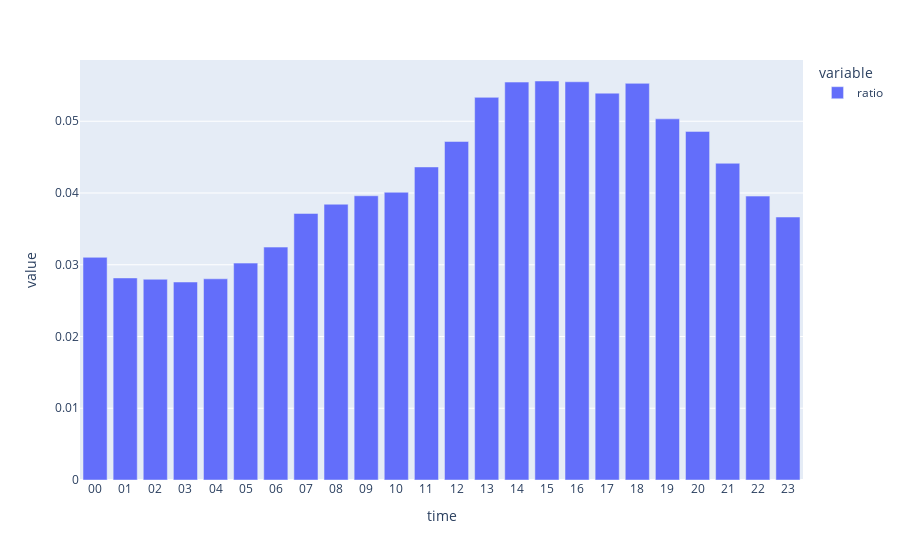

This figure's notebook cell:
### Code cell
df = psdf.set_index("time")[["ratio"]].sort_index()
df.plot.bar()

### Figure 1 — Plotly figure (JSON) as saved in the notebook; plotly's stock layout.template omitted (floating-point values rounded to 4 significant figures)
{"data": [{"hovertemplate": "variable=ratio<br>time=%{x}<br>value=%{y}<extra></extra>", "legendgroup": "ratio", "marker": {"color": "#636efa", "pattern": {"shape": ""}}, "name": "ratio", "orientation": "v", "showlegend": true, "textposition": "auto", "type": "bar", "x": ["00", "01", "02", "03", "04", "05", "06", "07", "08", "09", "10", "11", "12", "13", "14", "15", "16", "17", "18", "19", "20", "21", "22", "23"], "xaxis": "x", "y": [0.03103, 0.02816, 0.02798, 0.02759, 0.02804, 0.03023, 0.03246, 0.03715, 0.03844, 0.03961, 0.04011, 0.04363, 0.04718, 0.05333, 0.05546, 0.05561, 0.0555, 0.05392, 0.05528, 0.05033, 0.04859, 0.04414, 0.03957, 0.03665], "yaxis": "y"}], "layout": {"barmode": "relative", "legend": {"title": {"text": "variable"}, "tracegroupgap": 0}, "margin": {"t": 60}, "xaxis": {"anchor": "y", "domain": [0, 1], "title": {"text": "time"}}, "yaxis": {"anchor": "x", "domain": [0, 1], "title": {"text": "value"}}}}
